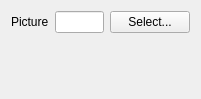
<ui version="4.0">
 <author/>
 <comment/>
 <exportmacro/>
 <class>PictureFillSymbolWidget</class>
 <widget class="QWidget" name="PictureFillSymbolWidget">
 <property name="geometry">
  <rect>
   <x>0</x>
   <y>0</y>
   <width>201</width>
   <height>99</height>
  </rect>
 </property>
 <property name="windowTitle">
  <string>Form</string>
 </property>
 <layout class="QVBoxLayout" name="verticalLayout">
  <item>
   <layout class="QGridLayout" name="gridLayout">
    <item row="0" column="0">
     <widget class="QLabel" name="label">
      <property name="text">
       <string>Picture</string>
      </property>
     </widget>
    </item>
    <item row="0" column="1">
     <widget class="QLineEdit" name="picturePath"/>
    </item>
    <item row="0" column="2">
     <widget class="QPushButton" name="selectFileBtn">
      <property name="text">
       <string>Select...</string>
      </property>
     </widget>
    </item>
   </layout>
  </item>
  <item>
   <spacer name="verticalSpacer">
    <property name="orientation">
     <enum>Qt::Vertical</enum>
    </property>
    <property name="sizeHint" stdset="0">
     <size>
      <width>20</width>
      <height>40</height>
     </size>
    </property>
   </spacer>
  </item>
 </layout>
</widget>
 <pixmapfunction/>
 <connections/>
</ui>
